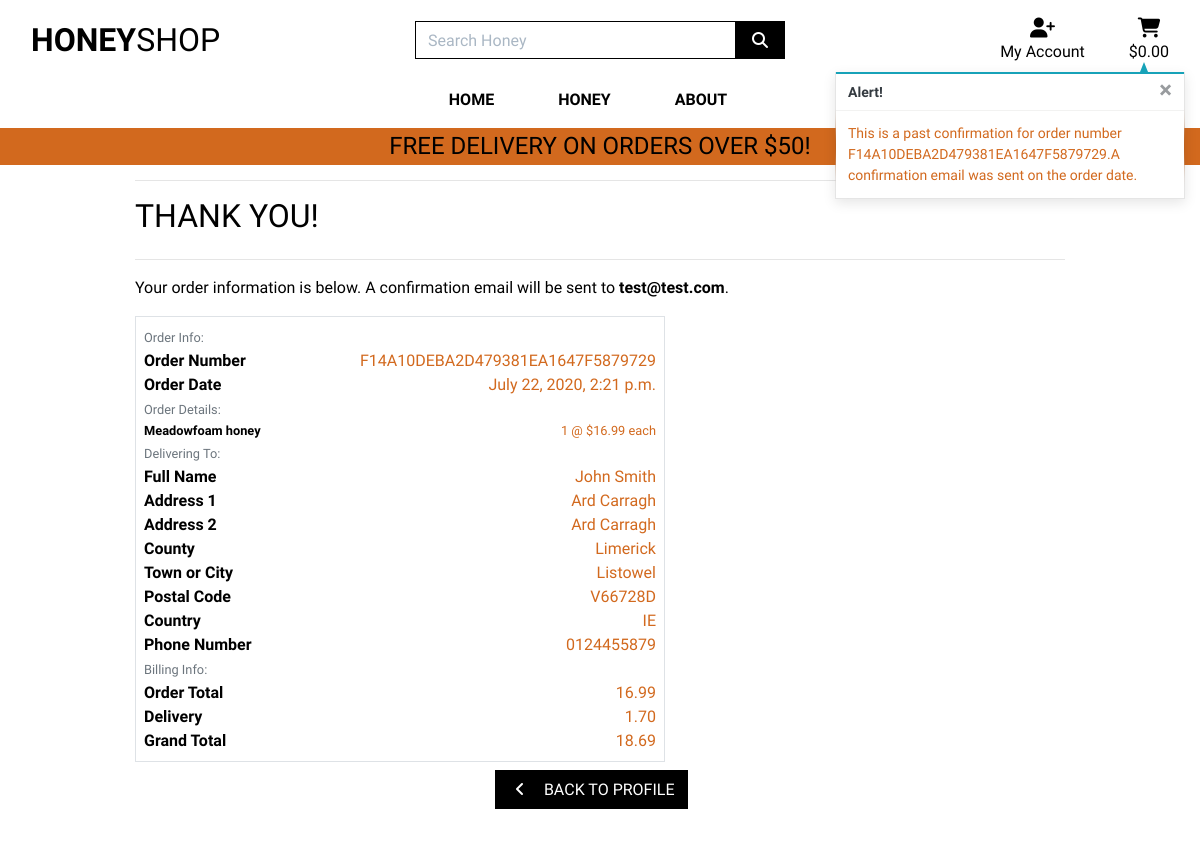
Page /profile/order_history/F14A10DEBA2D479381EA1647F5879729 on the committed database.
### checkout/models.py (models this page shows, shortened)
class Order(models.Model):
    order_number = models.CharField(max_length=32, null=False, editable=False)
    user_profile = models.ForeignKey(UserProfile, on_delete=models.SET_NULL,
                                     null=True, blank=True, related_name='orders')
    full_name = models.CharField(max_length=50, null=False, blank=False)
    email = models.EmailField(max_length=254, null=False, blank=False)
    phone_number = models.CharField (max_length=20, null=False, blank=False)
    country = CountryField(blank_label='Country *', null=False, blank=False)
    postcode = models.CharField(max_length=20, null=True, blank=True)
    town_or_city = models.CharField(max_length=40, null=False, blank=False)
    street_address1 = models.CharField(max_length=80, null=False, blank=False)
    street_address2 = models.CharField(max_length=80, null=True, blank=True)
    county = models.CharField(max_length=80, null=True, blank=True)
    date = models.DateTimeField(auto_now_add=True)
    delivery_cost = models.DecimalField(max_digits=6, decimal_places=2, null=False, default=0)
    order_total = models.DecimalField(max_digits=10, decimal_places=2, null=False, default=0)
    grand_total = models.DecimalField(max_digits=10, decimal_places=2, null=False, default=0)
    original_bag = models.TextField(null=False, blank=False, default='')
    stripe_pid = models.CharField(max_length=254, null=False, blank=False, default='')

class OrderLineItem(models.Model):
    order = models.ForeignKey(Order, null=False, blank=False, on_delete=models.CASCADE, related_name='lineitems')
    product = models.ForeignKey(Product, null=False, blank=False, on_delete=models.CASCADE)
    quantity = models.IntegerField(null=False, blank=False, default=0)
    lineitem_total = models.DecimalField(max_digits=6, decimal_places=2, null=False, blank=False, editable=False)

### products/models.py (models this page shows, shortened)
class Product(models.Model):
    category = models.ForeignKey('Category', null=True, blank=True, on_delete=models.SET_NULL)
    sku = models.CharField(max_length=254, null=True, blank=True)
    name = models.CharField(max_length=254)
    description = models.TextField()
    price = models.DecimalField(max_digits=6, decimal_places=2)
    rating = models.DecimalField(max_digits=6, decimal_places=2, null=True, blank=True)
    image_url = models.URLField(max_length=1024, null=True, blank=True)
    image = models.ImageField(null=True, blank=True)

### profiles/views.py (the view)
# urls.py: path('order_history/<order_number>', views.order_history, name='order_history'),
def order_history(request, order_number):
    order = get_object_or_404(Order, order_number=order_number)
    messages.info(request, (
        f'This is a past confirmation for order number {order_number}.'
        'A confirmation email was sent on the order date.'
    ))
    template = 'checkout/checkout_success.html'
    context = {
        'order': order,
        'from_profile': True,
    }
    return render(request, template, context)

### bag/contexts.py (called while the page is built, shortened)
def bag_contents(request):
    bag_items = []
    total = 0
    product_count = 0
    bag = request.session.get('bag', {})
    if total < settings.FREE_DELIVERY_THRESHOLD:
        delivery = total * Decimal(settings.STANDARD_DELIVERY_PERCENTAGE / 100)
        free_delivery_delta = settings.FREE_DELIVERY_THRESHOLD - total
    else:
        delivery = 0
        free_delivery_delta = 0
    grand_total = delivery + total
    context = {
        'bag_items': bag_items,
        'total': total,
        'product_count': product_count,
        'delivery': delivery,
        'free_delivery_delta': free_delivery_delta,
        'free_delivery_threshold': settings.FREE_DELIVERY_THRESHOLD,
        'grand_total': grand_total,
    }
    return context

### checkout/templates/checkout/checkout_success.html (shortened to what this page needs)
{% extends "base.html" %}
{% load static %}
{% block extra_css %}
    <link rel="stylesheet" href="{% static 'checkout/css/checkout.css' %}">
{% endblock %}
{% block page_header %}
    <div class="container header-container">
    </div>
{% endblock %}
{% block content %}
    <div class="overlay"></div>
    <div class="container">
        <div class="row">
            <div class="col">
                <hr>
                <h2 class="logo-font mb-4">Thank You!</h2>
                <hr>
                <p class="text-black">Your order information is below. A confirmation email will be sent to <strong>{{ order.email }}</strong>.</p>
            </div>
        </div>
        <div class="row">
            <div class="col-12 col-lg-7">
            <div class="order-confirmation-wrapper p-2 border">
                    <div class="row">
                        <div class="col">
                            <small class="text-muted">Order Info:</small>
                        </div>
                    </div>
                    <div class="row">
                        <div class="col-12 col-md-4">
                            <p class="mb-0 text-black font-weight-bold">Order Number</p>
                        </div>
                        <div class="col-12 col-md-8 text-md-right">
                            <p class="mb-0">{{ order.order_number }}</p>
                        </div>
                    </div>
                    <div class="row">
                        <div class="col-12 col-md-4">
                            <p class="mb-0 text-black font-weight-bold">Order Date</p>
                        </div>
                        <div class="col-12 col-md-8 text-md-right">
                            <p class="mb-0">{{ order.date }}</p>
                        </div>
                    </div>
                    <div class="row">
                        <div class="col">
                            <small class="text-muted">Order Details:</small>
                        </div>
                    </div>
                    {% for item in order.lineitems.all %}
                    <div class="row">
                        <div class="col-12 col-md-4">
                            <p class="small mb-0 text-black font-weight-bold">
                                {{ item.product.name }}
                            </p>
                        </div>
                        <div class="col-12 col-md-8 text-md-right">
                            <p class="small mb-0">{{ item.quantity }} @ ${{ item.product.price }} each</p>
                        </div>
                    </div>
                    {% endfor %}
                    <div class="row">
                        <div class="col">
                            <small class="text-muted">Delivering To:</small>
                        </div>
                    </div>
                    <div class="row">
                        <div class="col-12 col-md-4">
                            <p class="mb-0 text-black font-weight-bold">Full Name</p>
                        </div>
                        <div class="col-12 col-md-8 text-md-right">
                            <p class="mb-0">{{ order.full_name }}</p>
                        </div>
                    </div>
                    <div class="row">
                        <div class="col-12 col-md-4">
                            <p class="mb-0 text-black font-weight-bold">Address 1</p>
                        </div>
                        <div class="col-12 col-md-8 text-md-right">
                            <p class="mb-0">{{ order.street_address1 }}</p>
                        </div>
                    </div>
                    {% if order.street_address2 %}
                    <div class="row">
                        <div class="col-12 col-md-4">
                            <p class="mb-0 text-black font-weight-bold">Address 2</p>
                        </div>
                        <div class="col-12 col-md-8 text-md-right">
                            <p class="mb-0">{{ order.street_address1 }}</p>
                        </div>
                    </div>
                    {% endif %}
                    {% if order.county %}
                    <div class="row">
                        <div class="col-12 col-md-4">
                            <p class="mb-0 text-black font-weight-bold">County</p>
                        </div>
                        <div class="col-12 col-md-8 text-md-right">
                            <p class="mb-0">{{ order.county }}</p>
                        </div>
                    </div>
                    {% endif %}
                    <div class="row">
                        <div class="col-12 col-md-4">
                            <p class="mb-0 text-black font-weight-bold">Town or City</p>
                        </div>
                        <div class="col-12 col-md-8 text-md-right">
                            <p class="mb-0">{{ order.town_or_city }}</p>
                        </div>
                    </div>
                    {% if order.postcode %}
                    <div class="row">
                        <div class="col-12 col-md-4">
                            <p class="mb-0 text-black font-weight-bold">Postal Code</p>
                        </div>
                        <div class="col-12 col-md-8 text-md-right">
                            <p class="mb-0">{{ order.postcode }}</p>
                        </div>
                    </div>
                    {% endif %}
                    <div class="row">
                        <div class="col-12 col-md-4">
                            <p class="mb-0 text-black font-weight-bold">Country</p>
                        </div>
                        <div class="col-12 col-md-8 text-md-right">
                            <p class="mb-0">{{ order.country }}</p>
                        </div>
                    </div>
                    <div class="row">
                        <div class="col-12 col-md-4">
                            <p class="mb-0 text-black font-weight-bold">Phone Number</p>
                        </div>
                        <div class="col-12 col-md-8 text-md-right">
                            <p class="mb-0">{{ order.phone_number }}</p>
                        </div>
                    </div>
                    <div class="row">
                        <div class="col">
                            <small class="text-muted">Billing Info:</small>
                        </div>
                    </div>
                    <div class="row">
                        <div class="col-12 col-md-4">
                            <p class="mb-0 text-black font-weight-bold">Order Total</p>
                        </div>
                        <div class="col-12 col-md-8 text-md-right">
                            <p class="mb-0">{{ order.order_total }}</p>
                        </div>
                    </div>
                    <div class="row">
                        <div class="col-12 col-md-4">
                            <p class="mb-0 text-black font-weight-bold">Delivery</p>
                        </div>
                        <div class="col-12 col-md-8 text-md-right">
                            <p class="mb-0">{{ order.delivery_cost }}</p>
                        </div>
                    </div>
                    <div class="row">
                        <div class="col-12 col-md-4">
                            <p class="mb-0 text-black font-weight-bold">Grand Total</p>
                        </div>
                        <div class="col-12 col-md-8 text-md-right">
                            <p class="mb-0">{{ order.grand_total }}</p>
                        </div>
                    </div>
                </div>
            </div>
        </div>
            </div>
        <div class="row">
			<div class="col-12 col-lg-7 text-right">
            {% if from_profile %}
                    <a href="{% url 'profile' %}" class="btn btn-black rounded-0 my-2">
                        <span class="icon mr-2">
                            <i class="fas fa-angle-left"></i>
                        </span>
                        <span class="text-uppercase">Back to Profile</span>
                    </a>
            {% endif %}
			</div>
		</div>
{% endblock %}

### static/css/base.css (style rules this page uses)
html { height: 100%; }
body { background: url('/media/honeybkg.jpg') no-repeat center center fixed; background-size: cover; height:calc(100vh - 164px); color:chocolate; font-family: Sriracha, cursive; }
.icon { align-items: center; display: inline-flex; justify-content: center; height: 1.5rem; width: 1.5rem; }
.logo-font { text-transform: uppercase; color:black !important; }
.btn-black { background: black; color: white; }
.text-black { color: black !important; }
.overlay { height: 100%; width: 100%; top: 0; left: 0; position: fixed; background: white; z-index: -1; }
@media (min-width: 1200px) { .container { max-width: 80%; } }
@media (min-width:992px) { .header-container { padding-top: 164px; } }

### rows in the picture
Order: email "test@test.com", order_number "F14A10DEBA2D479381EA1647F5879729", date "July 22, 2020, 2:21 p.m.", full_name "John Smith", street_address1 "Ard Carragh", county "Limerick", town_or_city "Listowel", postcode "V66728D", country "IE", phone_number "0124455879", order_total "16.99", delivery_cost "1.70", grand_total "18.69"
OrderLineItem: product.name "Meadowfoam honey", quantity "1", product.price "16.99"

### other values in the picture
{{ free_delivery_threshold }} "50"
{{ message }} "This is a past confirmation for order number F14A10DEBA2D479381EA1647F5879729.A confirmation email was sent on the order date."
